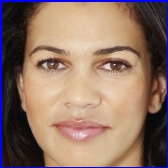
#> input picture test1.jpg, 168 x 168 px
$ python -i detect_color.py   (imports and definitions only)
#> lines starting #> are read from the running program, lines starting #| are printed output that depends on the picture; after the words box and inside, x2 and y2 are one past the last pixel; in counts of white or black regions, pixels touching at a corner belong together
#> further down, picture is the input picture: shape (168, 168, 3); mean B, G, R 103, 116.1, 143.5
# import the necessary packages
import numpy as np
import argparse
import cv2

# return 1 if cv2 image has more red then green(white)
def white_over_red(image):
#    image = cv2.cvtColor(image, cv2.COLOR_BGR2HSV)

    red_lower = [0, 0, 150]
    red_upper = [150, 255, 255]

    wh_lower = [170, 170, 170]
    wh_upper = [255, 255, 255]

    # create NumPy arrays from the boundaries
    r_lower = np.array(red_lower, dtype = "uint8")
    r_upper = np.array(red_upper, dtype = "uint8")

    w_lower = np.array(wh_lower, dtype = "uint8")
    w_upper = np.array(wh_upper, dtype = "uint8")

    # find red
    r_mask = cv2.inRange(image, r_lower, r_upper)
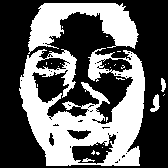
#> r_mask: shape (168, 168); 39.2% white; 25 white regions (20 under 20 px), largest, box (x1, y1, x2, y2) and area: (19, 48, 145, 166) 7993, (28, 3, 139, 54) 2821, (150, 94, 160, 112) 96, (161, 78, 166, 92) 50, (82, 158, 95, 162) 28
    r_output = cv2.bitwise_and(image, image, mask = r_mask)
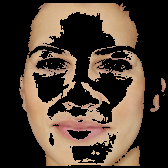
#> r_output: shape (168, 168, 3); mean B, G, R 49.3, 62.3, 77.6

    # find white
    w_mask = cv2.inRange(image, w_lower, w_upper)
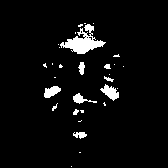
#> w_mask: shape (168, 168); 4.5% white; 30 white regions (21 under 20 px), largest, box (x1, y1, x2, y2) and area: (60, 24, 106, 54) 567, (100, 84, 119, 101) 164, (44, 86, 61, 98) 133
    w_output = cv2.bitwise_and(image, image, mask = w_mask)
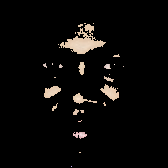
#> w_output: shape (168, 168, 3); mean B, G, R 8, 9.1, 10.3

    # show the images
#    print("Total pixels: ", np.sum(image))
    reds = int(np.sum(r_output))
#> reds = 5342027
    whites = int(np.sum(w_output))
#> whites = 776730
    diff = reds - whites
#> diff = 4565297
    print("Red pixels:", reds)
#| Red pixels: 5342027
    print("White pixels:", whites)
#| White pixels: 776730
    print("Good to go:", diff < 0)
#| Good to go: False

    good_to_go = diff < 0
#> good_to_go = False

# [6 lines of commented-out code are left out]

    return good_to_go

>>> import cv2
>>> picture = cv2.imread('test1.jpg')
>>> result = white_over_red(picture)
#> result = False
